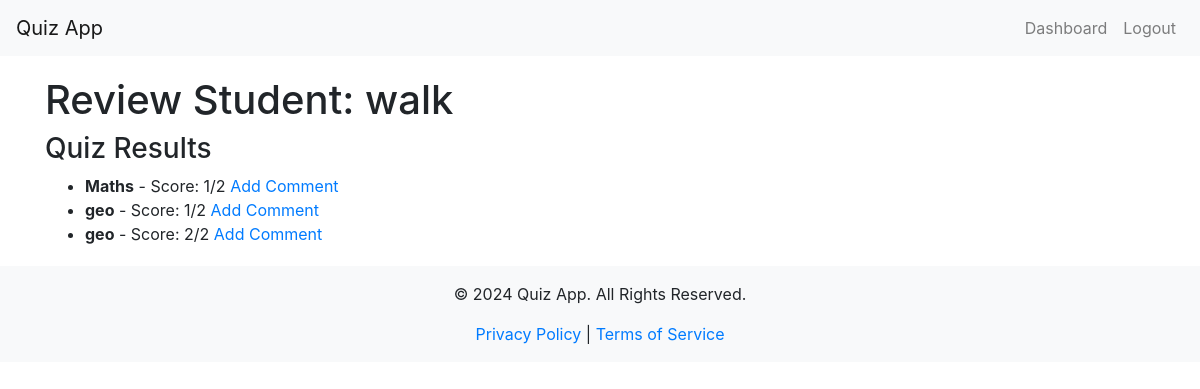
/admin/review_student/2 (signed in), run on the app's committed database.
### app/models.py (models this page shows, shortened)
class User(db.Model, UserMixin):
    id = db.Column(db.Integer, primary_key=True)
    username = db.Column(db.String(64), unique=True, nullable=False)
    email = db.Column(db.String(120), unique=True, nullable=False)
    password_hash = db.Column(db.String(128), nullable=False)
    role = db.Column(db.String(64), nullable=False)
    questions = db.relationship('Question', backref='author', lazy=True)
    quiz_results = db.relationship('QuizResult', backref='user', lazy=True)

class QuizResult(db.Model):
    id = db.Column(db.Integer, primary_key=True)
    user_id = db.Column(db.Integer, db.ForeignKey('user.id'), nullable=False)
    quiz_set_id = db.Column(db.Integer, db.ForeignKey('quiz_set.id'), nullable=False)
    score = db.Column(db.Integer, nullable=False)
    date_taken = db.Column(db.DateTime, default=datetime.utcnow)
    quiz_set = db.relationship('QuizSet', backref='results')  # Keep this backref

class QuizSet(db.Model):
    id = db.Column(db.Integer, primary_key=True)
    title = db.Column(db.String(128), nullable=False)
    questions = db.relationship('Question', backref='quiz_set', lazy=True)
    quiz_results = db.relationship('QuizResult', backref='related_quiz_set', lazy=True)  # Renamed backref

### app/routes.py (the view)
@main_bp.route('/admin/review_student/<int:student_id>')
@login_required
def review_student(student_id):
    if current_user.role != 'admin':
        return redirect(url_for('main.login'))
    student = User.query.get_or_404(student_id)
    quiz_results = QuizResult.query.filter_by(user_id=student.id).all()
    return render_template('review_student.html', student=student, quiz_results=quiz_results)

### app/__init__.py (called while the page is built)
@login_manager.user_loader
def load_user(user_id):
    from app.models import User
    return User.query.get(int(user_id))

### app/templates/review_student.html (shortened to what this page needs)
{% extends "layout.html" %}
{% block content %}
<h1>Review Student: {{ student.username }}</h1>
<h3>Quiz Results</h3>
<ul>
    {% for result in quiz_results %}
    <li>
        <strong>{{ result.quiz_set.title }}</strong> - Score: {{ result.score }}/{{ result.quiz_set.questions|length }}
        <a href="{{ url_for('main.review_question', result_id=result.id) }}">Add Comment</a>
    </li>
    {% endfor %}
</ul>
{% endblock %}

### data on the page
User: username "walk"
QuizResult: quiz_set "Maths", score "1", quiz_set.questions|length "2"
QuizResult: quiz_set "geo", score "1", quiz_set.questions|length "2"
QuizResult: quiz_set "geo", score "2", quiz_set.questions|length "2"
